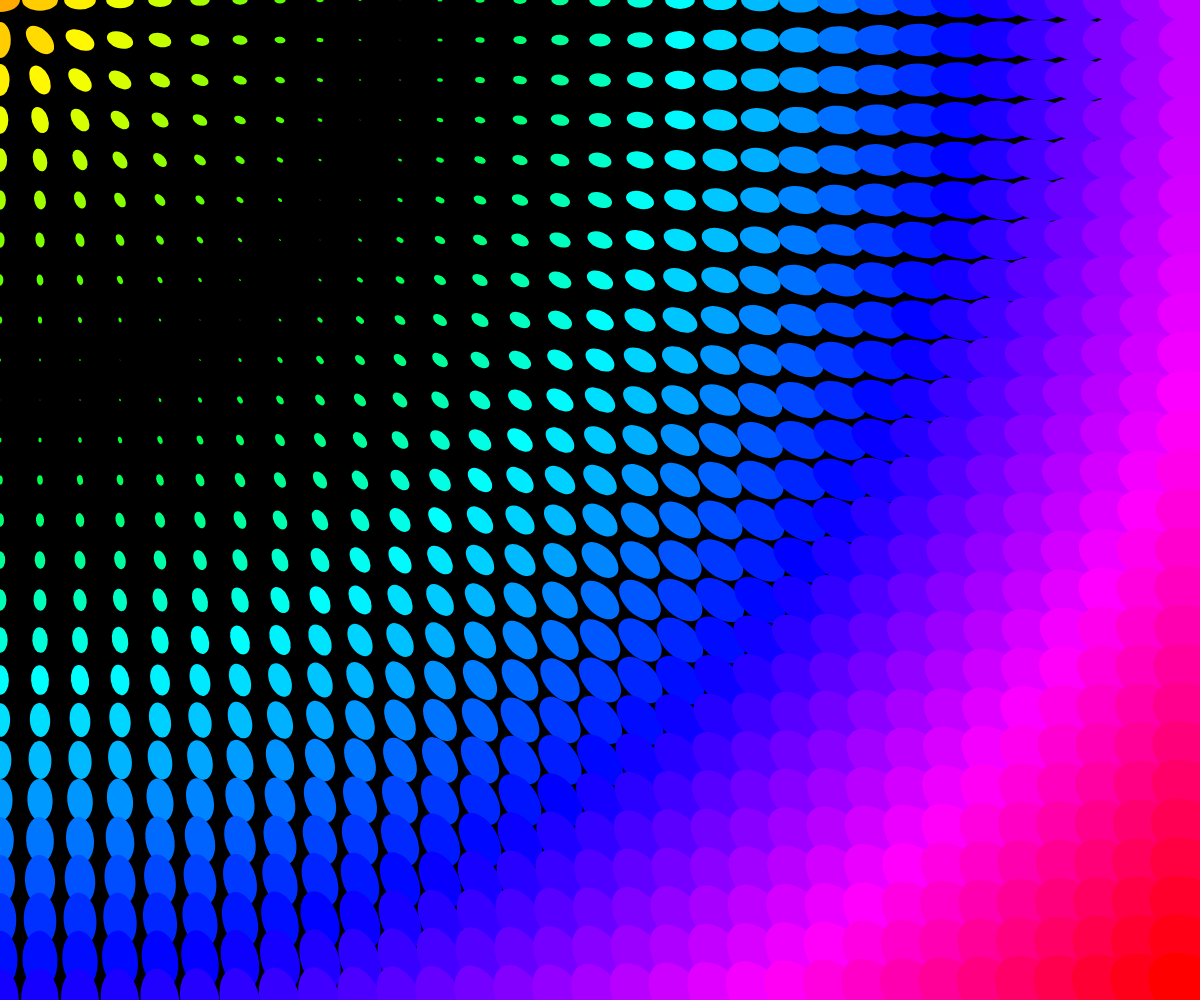
Frame 1 (no input)
Frame 60 (no input): identical to frame 1, image omitted
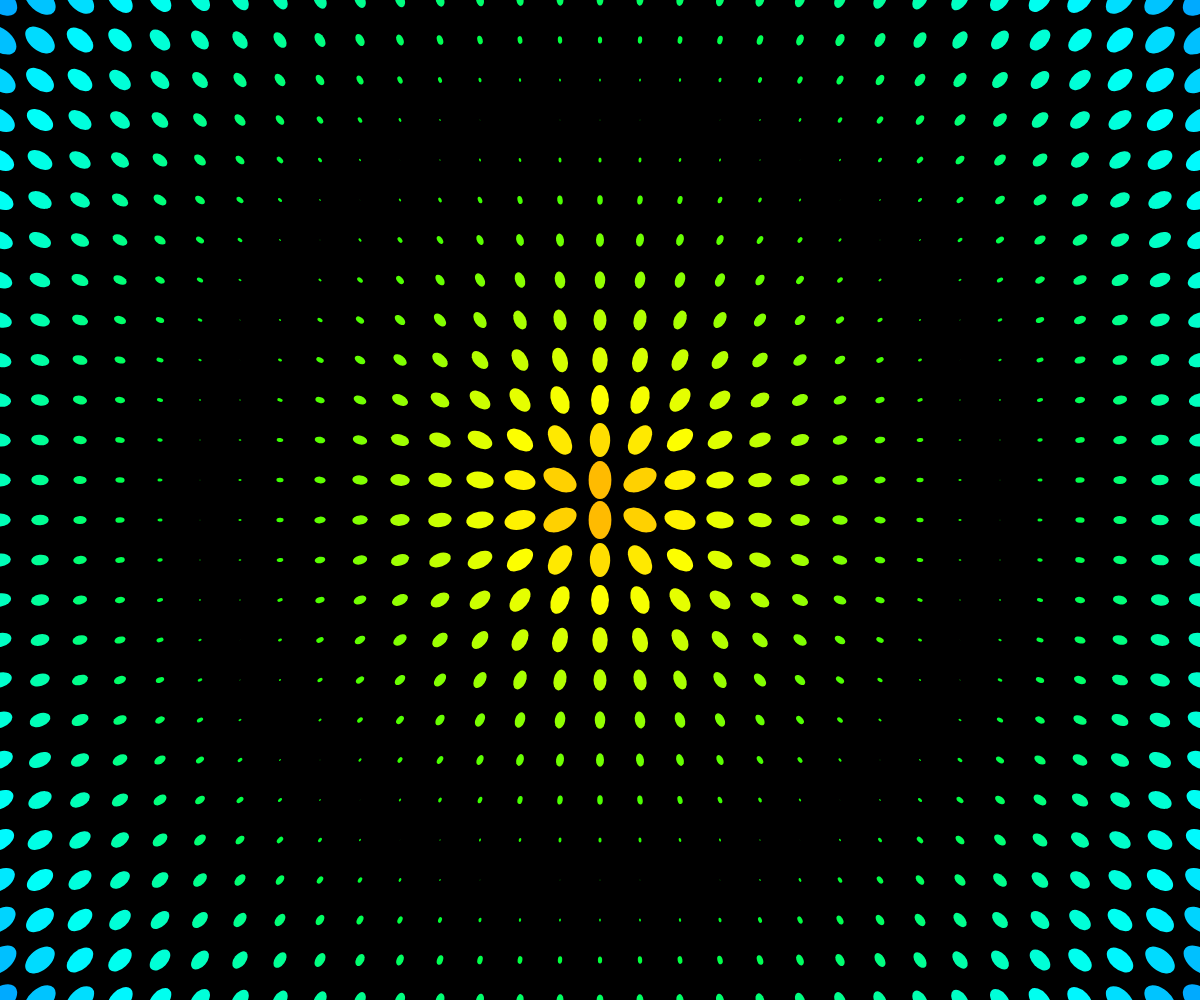
Frame 120 (the mouse pressed at the canvas centre since frame 60)

The p5.js sketch that drew these frames (run headless with seeded random() and noise() and a simulated clock; from frame 60 on, the mouse is pressed at the canvas centre):

// p5.js sketch
// ── sketch.js
let maxw = 40;
let ellipses = [];

function setup(){
  createCanvas(windowWidth, windowHeight);
  colorMode(HSB);

  let cols = floor(width/maxw)+1;
  let rows = floor(height/maxw) +1;

  for(let i=0; i<cols;i++){
    for(let j=0; j<rows;j++){
     ellipses.push(new Rotatingellipse(i*maxw,j*maxw)); 
    }
  }
}

function draw(){
  background(0);

  for(let ellipse of ellipses) {
    ellipse.update();
    ellipse.show();
  }
}

class Rotatingellipse{
  constructor(_x,_y){
    this.x=_x;
    this.y=_y;
    this.w= maxw;
    this.hue = 0;
    this.rad = 0;
  }

  show(){
    noStroke();
    fill(this.hue,100,100);

    push();
    translate(this.x,this.y);
    rotate(this.rad);
    ellipse(0,0,this.w, this.w * 0.6);
    pop();
  }

  update(){
    this.rad = atan2(mouseY-this.y,mouseX-this.x);

    let distance = dist(this.x,this.y,mouseX,mouseY);
    let maxdistance = dist(0,0,width,height)*0.25;
    this.w= map(distance,0,maxdistance,maxw,0);
    this.hue=map(distance,0,maxdistance,40,120);
  }
}
    

 
